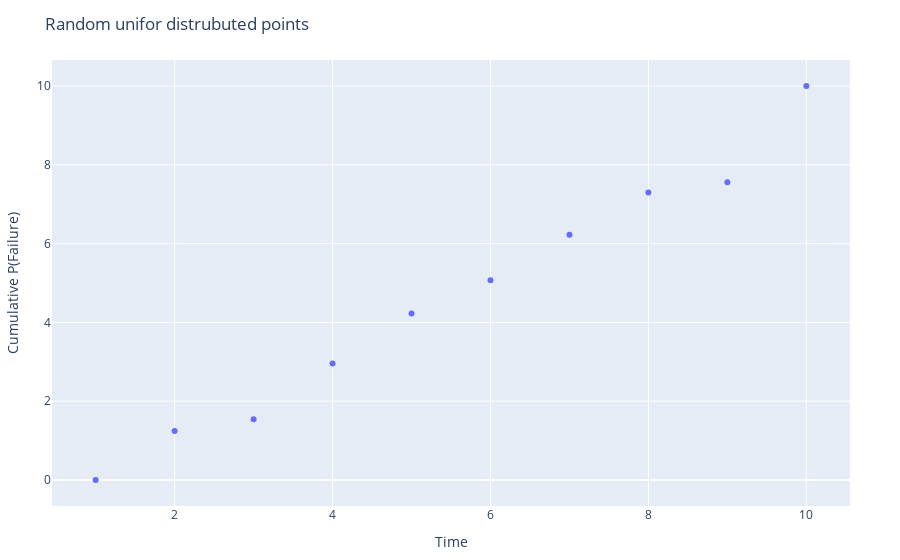

The code cell stored with this chart in its notebook:
### Markdown cell above
**1b)** Create a random failure CDF according to the method of Harden and Kropko (see Generating the Baseline Hazard Function). Plot your baseline survival function (1 - failure CDF).

### Code cell
using Distributions
using PlotlyJS

# create a uniform vector between 1 and 10
T_max = 100
k = 10
c = zeros(1)

append!( c, sort(rand(Uniform(0, 9), 8)), k)

xs = 1:k
ys = c

plot(scatter(x=xs, y=ys, mode="markers"),
     Layout(yaxis_title="Cumulative P(Failure)", xaxis_title="Time", title="Random unifor distrubuted points"))

### Figure 1 — Plotly figure (JSON) as saved in the notebook; plotly's stock layout.template omitted (floating-point values rounded to 4 significant figures)
{"data": [{"mode": "markers", "type": "scatter", "x": [1, 2, 3, 4, 5, 6, 7, 8, 9, 10], "y": [0, 1.242, 1.542, 2.955, 4.225, 5.071, 6.222, 7.296, 7.556, 10]}], "layout": {"margin": {"b": 50, "l": 50, "r": 50, "t": 60}, "title": "Random unifor distrubuted points", "xaxis": {"title": {"text": "Time"}}, "yaxis": {"title": {"text": "Cumulative P(Failure)"}}}}
